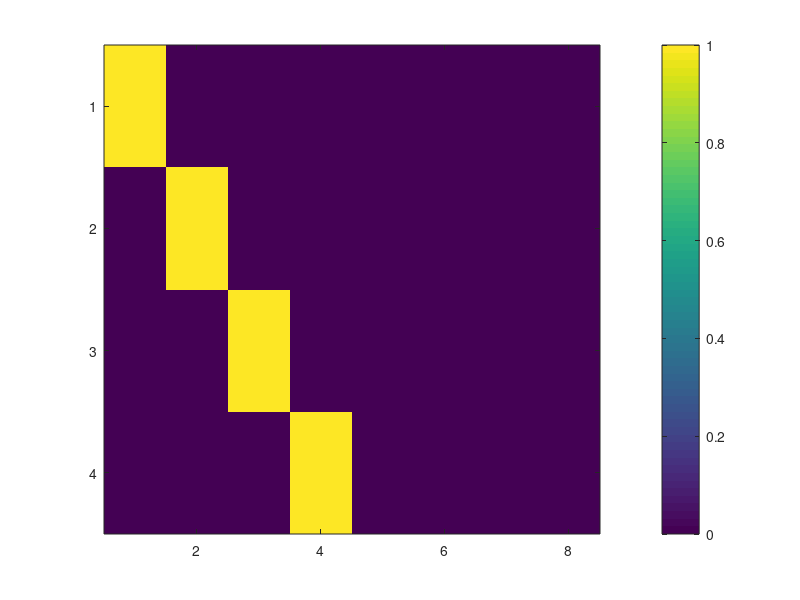
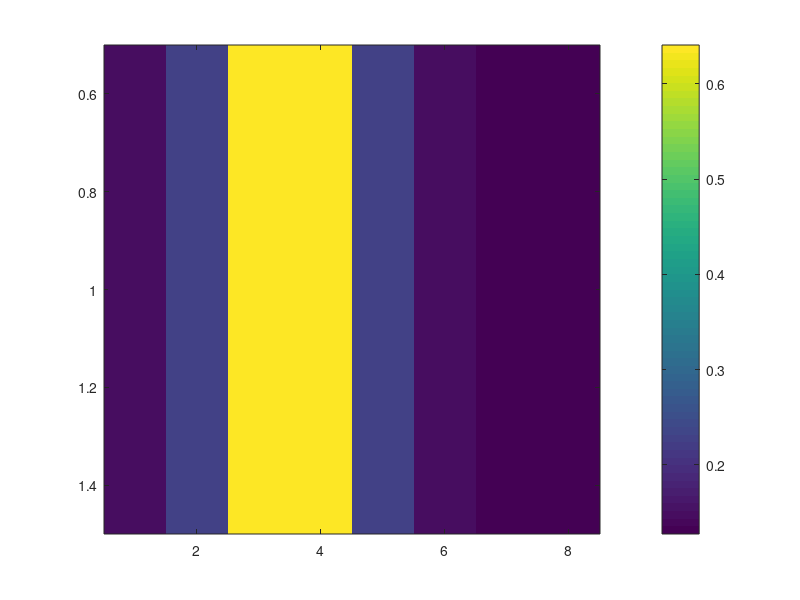

Here is the MATLAB script that generated these plots, in order: (Note: this script raises an error after producing the figures.)
%% Implementation of the Haywood RA algorithm
% Initial explanation for understanding:
RangeProfiles = [1 0 0 0 0 0 0 0; 0 1 0 0 0 0 0 0; 
    0 0 1 0 0 0 0 0; 0 0 0 1 0 0 0 0];
figure; imagesc(abs(RangeProfiles))
colorbar
%% Simple Test Case
HRRP_ref = [0 0 1 0 0 0 0 0];
d = 0.5; 
n=8;
m = 0:1:n-1;

phi = exp(-1i*(2*pi*d*m)/n);
shifted_test = ifft(phi.*fft(HRRP_ref));
disp(abs(shifted_test))

figure; imagesc(abs(shifted_test))
colorbar
%% Real implementation
% This uses the Haywood Range-Alignment algorithm (no autofocus). Haywood's
% algorithm begins with the simple correlation
ref_profile_number =4;

% Step 1: Get shift values
[corr_HRR_profiles,shifts] = correlationRA(RangeProfiles, ref_profile_number);

% Plot Step Function
figure; plot(1:size(shifts,1),shifts)
xlabel('Profile Number');
ylabel('Number of bin shifts')
title('Bin shifts per Range Profile');
hold on

% Step 2: smooth the shift values so we polyfit to the lowest degree
% polynomial
numProfiles = 1:size(shifts);
coefficients = polyfit(numProfiles,shifts,1);
s = polyval(coefficients,numProfiles); % smoothed values

% plot smoothed values
plot(numProfiles,s,'-')
hold off

% Step 3: range-align profiles
% shifted=RangeProfiles;

% for i = 1: size(s,2)
%     phi = exp(-1i*(2*pi*s(i)*m)/n);
%     %disp(RangeProfiles(i,:))
%     shifted(i,:) = ifft(phi.*fft(RangeProfiles(i,:)));
%     %disp(abs(shifted))
% end

% figure; imagesc(abs(range))
% colorbar
% figure; imagesc(abs(shifted))
% colorbar
%% 

